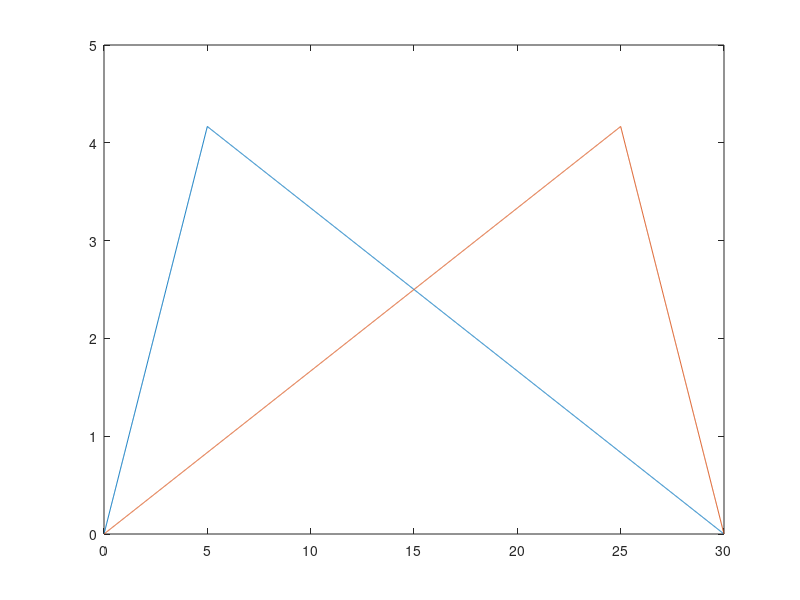

MATLAB code to generate this figure:
clf
% Lengt of bridge [m]
L = 30;
% Number of sensors
n = 2;
% Distance between sensors
n_d = 5;
% Distane from reaction A to first sensor
L_a = 5;
% Distance from reaction A to furthest sensor
L_b = 25;

clf


function [a,b, c, d] =  generateInfluenceLine(L, L_a)
	magnitude = L_a*(1- L_a / L);
	a = magnitude/L_a;
	b=0;
	c = -magnitude/(L-L_a);
	d = magnitude;
end

function yValue =  drawInfluenceLine(a, b, c, d, L_a, L)
	x1 = 0:0.01:L_a;
	x2 = L_a:0.01:L;
	y1 = a*x1 + b;
	y2 = c*(x2-L_a) + d;
	y2(1) = [];
	x2(1) = [];
	x = [x1, x2];
	y = [y1,y2];
	yValue = y;
	plot(x,y)
end
[a,b,c,d] = generateInfluenceLine(L, L_a)
sensor1Vector = drawInfluenceLine(a,b,c,d, L_a, L);
hold on
[a,b,c,d] = generateInfluenceLine(L, L_b)
sensor2Vector = drawInfluenceLine(a,b,c,d, L_b, L);